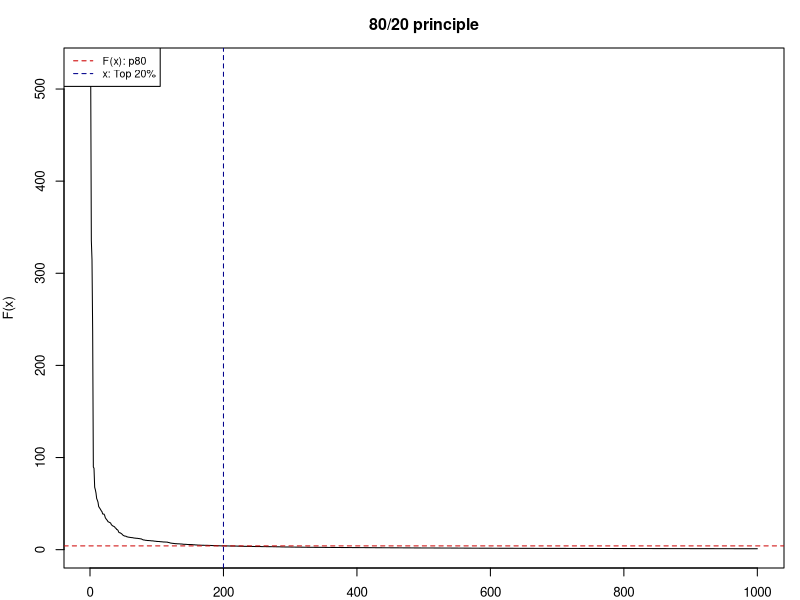
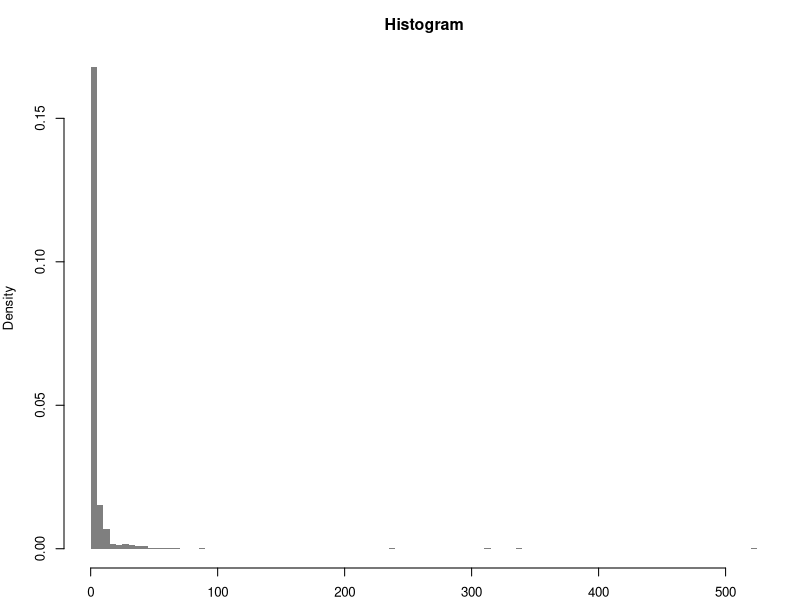
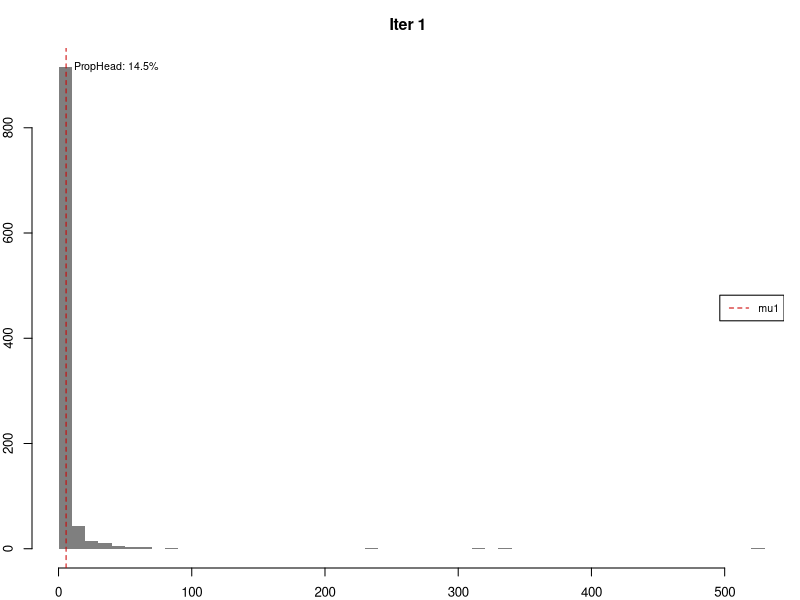
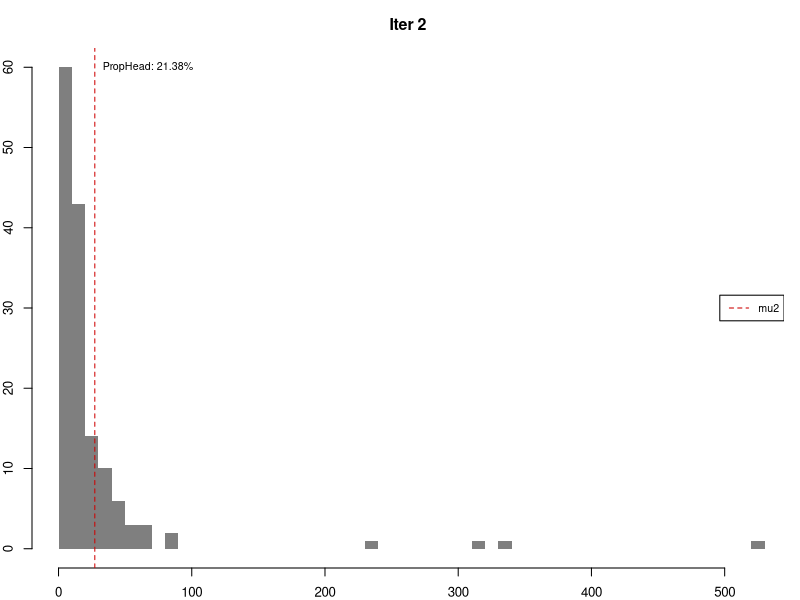
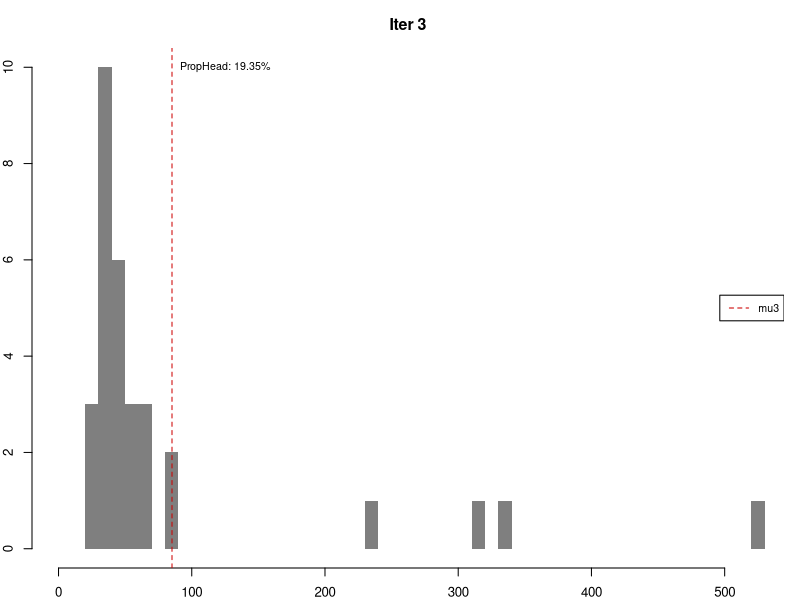
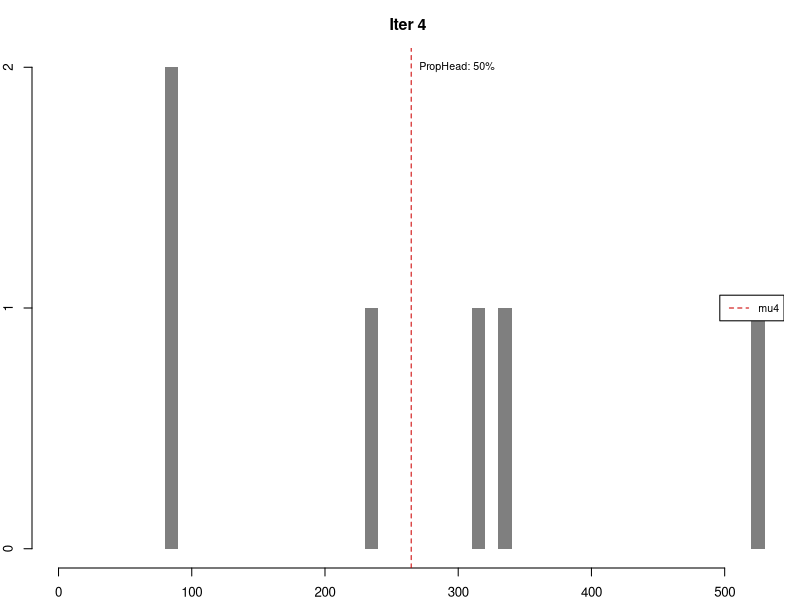

Write the R code that produced these figures, in order.
## ---- chunk 1
knitr::opts_chunk$set(echo = TRUE)
knitr::opts_knit$set(global.par = TRUE)
rm(list = ls())
## ---- chunk 2
library(classInt)

#1. Characterization of heavy-tail distributions----
set.seed(1234)
#Pareto distribution a=1 b=1.161 n=1000
sample_par <- 1 / (1 - runif(1000)) ^ (1 / 1.161)
opar <- par(no.readonly = TRUE)
par(mar = c(2, 4, 3, 1), cex = 0.8)
plot(
  sort(sample_par, decreasing = TRUE),
  type = "l",
  ylab = "F(x)",
  xlab = "",
  main = "80/20 principle"
)
abline(h = quantile(sample_par, .8) ,
       lty = 2,
       col = "red3")
abline(v = 0.2*length(sample_par) ,
       lty = 2,
       col = "darkblue")
legend(
  "topleft",
  legend = c("F(x): p80", "x: Top 20%"),
  col = c("red3", "darkblue"),
  lty = 2,
  cex = 0.8
)

hist(
  sample_par,
  n = 100,
  xlab = "",
  main = "Histogram",
  col = "grey50",
  border = NA, 
  probability = TRUE
)
par(opar)

## ---- chunk 3

opar <- par(no.readonly = TRUE)
par(mar = c(2, 2, 3, 1), cex = 0.8)
var <- sample_par
thr <- .4
brks <- c(min(var), max(var))  #Initialise with min and max

sum_table <- data.frame(
  iter = 0,
  mu = NA,
  prop = NA,
  n_var = NA,
  n_head = NA
)
#Pars for chart
limchart <- brks
#Iteration
for (i in 1:10) {
  mu <- mean(var)
  brks <- sort(c(brks, mu))
  head <- var[var > mu]
  prop <- length(head) / length(var)
  stopit <- prop < thr & length(head) > 1
  sum_table = rbind(sum_table,
                    c(i, mu, prop, length(var), length(head)))
  hist(
    var,
    main = paste0("Iter ", i),
    breaks = 50,
    col = "grey50",
    border = NA,
    xlab = "",
    xlim = limchart
  )
  abline(v = mu, col = "red3", lty = 2)
  ylabel <- max(hist(var, breaks = 50, plot = FALSE)$counts)
  labelplot <- paste0("PropHead: ", round(prop * 100, 2), "%")
  text(
    x = mu,
    y = ylabel,
    labels = labelplot,
    cex = 0.8,
    pos = 4
  )
  legend(
    "right",
    legend = paste0("mu", i),
    col = c("red3"),
    lty = 2,
    cex = 0.8
  )
  if (isFALSE(stopit))
    break
  var <- head
}
par(opar)
## ---- chunk 4
sum_table$mu <- round(sum_table$mu,4)
sum_table$prop <- paste0(round(100*sum_table$prop,2),"%")
knitr::kable(sum_table[!is.na(sum_table$mu),], row.names = FALSE)
